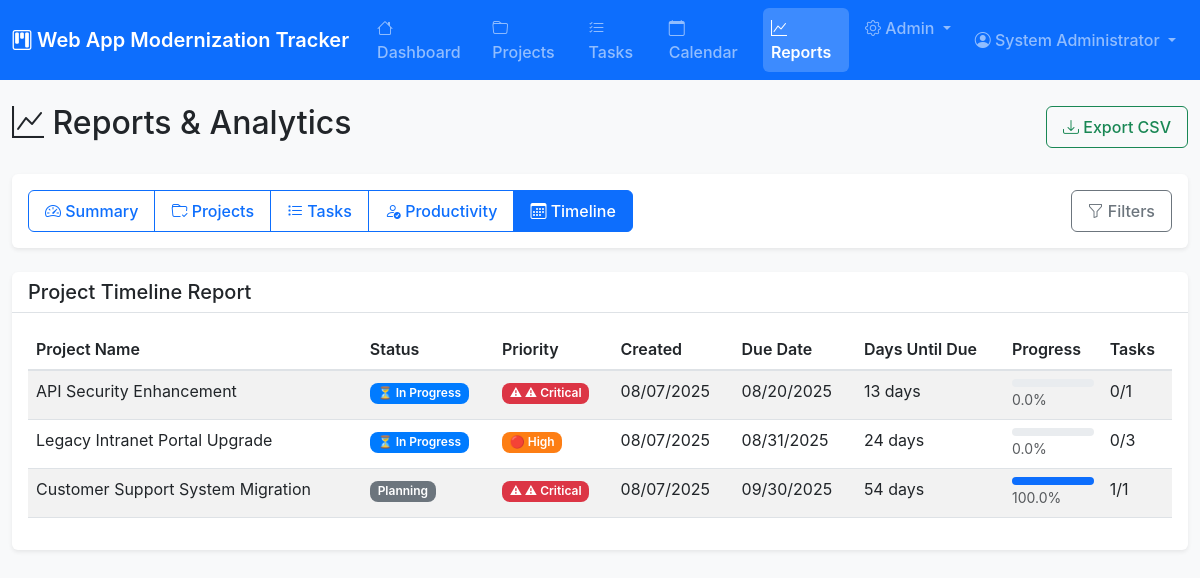
/pages/reports.php?type=timeline (signed in), run on the app's committed database.
### tables this page shows
CREATE TABLE projects (
    id INT AUTO_INCREMENT PRIMARY KEY,
    name VARCHAR(255) NOT NULL,
    description TEXT,
    category VARCHAR(100) DEFAULT 'Web Application',
    priority ENUM('critical', 'high', 'medium', 'low') DEFAULT 'medium',
    status ENUM('planning', 'in_progress', 'testing', 'completed', 'on_hold') DEFAULT 'planning',
    current_version VARCHAR(50),
    target_version VARCHAR(50),
    start_date DATE,
    due_date DATE,
    completion_date DATE NULL,
    estimated_hours DECIMAL(6,2) DEFAULT 0,
    actual_hours DECIMAL(6,2) DEFAULT 0,
    budget DECIMAL(10,2),
    created_by INT NOT NULL,
    assigned_to INT,
    created_at TIMESTAMP DEFAULT CURRENT_TIMESTAMP,
    updated_at TIMESTAMP DEFAULT CURRENT_TIMESTAMP ON UPDATE CURRENT_TIMESTAMP,
    FOREIGN KEY (created_by) REFERENCES users(id) ON DELETE RESTRICT,
    FOREIGN KEY (assigned_to) REFERENCES users(id) ON DELETE SET NULL,
    INDEX idx_status (status),
    INDEX idx_priority (priority),
    INDEX idx_due_date (due_date),
    INDEX idx_category (category)
);

### pages/reports.php (the view, shortened to what the rows shown need)
<?php
require_once dirname(__FILE__) . '/../includes/header.php';
$filters = [];
$reportType = $_GET['type'] ?? 'summary';
$reportData = [];
$summary = [];
switch ($reportType) {
    case 'timeline':
        $reportData = generateTimelineReport($filters);
        break;
}
?>
<div class="row mb-4">
    <div class="col-12">
        <div class="d-flex justify-content-between align-items-center">
            <h2><i class="bi bi-graph-up"></i> Reports & Analytics</h2>
        </div>
    </div>
</div>
<?php if ($reportType === 'summary'): ?>
<div class="row">
    <div class="col-xl-3 col-md-6 mb-4">
        <div class="card dashboard-card">
            <div class="card-body">
                <div class="d-flex justify-content-between">
                    <div>
                        <div class="card-title h6">Total Projects</div>
                        <div class="display-4"><?php echo $summary['projects']['total_projects'] ?? 0; ?></div>
                    </div>
                    <div class="align-self-center">
                        <i class="bi bi-folder fs-1"></i>
                    </div>
                </div>
            </div>
        </div>
    </div>
    <div class="col-xl-3 col-md-6 mb-4">
        <div class="card dashboard-card success">
            <div class="card-body">
                <div class="d-flex justify-content-between">
                    <div>
                        <div class="card-title h6">Completion Rate</div>
                        <div class="display-4"><?php echo $summary['completion_rate'] ?? 0; ?>%</div>
                    </div>
                    <div class="align-self-center">
                        <i class="bi bi-check-circle fs-1"></i>
                    </div>
                </div>
            </div>
        </div>
    </div>
    <div class="col-xl-3 col-md-6 mb-4">
        <div class="card dashboard-card warning">
            <div class="card-body">
                <div class="d-flex justify-content-between">
                    <div>
                        <div class="card-title h6">Total Tasks</div>
                        <div class="display-4"><?php echo $summary['tasks']['total_tasks'] ?? 0; ?></div>
                    </div>
                    <div class="align-self-center">
                        <i class="bi bi-list-task fs-1"></i>
                    </div>
                </div>
            </div>
        </div>
    </div>
    <div class="col-xl-3 col-md-6 mb-4">
        <div class="card dashboard-card info">
            <div class="card-body">
                <div class="d-flex justify-content-between">
                    <div>
                        <div class="card-title h6">Total Hours</div>
                        <div class="display-4"><?php echo number_format($summary['tasks']['total_hours'] ?? 0, 0); ?></div>
                    </div>
                    <div class="align-self-center">
                        <i class="bi bi-clock fs-1"></i>
                    </div>
                </div>
            </div>
        </div>
    </div>
</div>
<div class="row">
    <div class="col-lg-6 mb-4">
        <div class="card">
            <div class="card-header">
                <h5 class="card-title mb-0"><?php echo isFeatureEnabled('budget_tracking') ? 'Budget Summary' : 'Project Summary'; ?></h5>
            </div>
            <div class="card-body">
                <div class="row">
                    <?php if (isFeatureEnabled('budget_tracking')): ?>
                    <div class="col-6">
                        <div class="metric">
                            <h3 class="text-primary">$<?php echo number_format($summary['projects']['total_budget'] ?? 0, 0); ?></h3>
                            <p class="text-muted mb-0">Total Budget</p>
                        </div>
                    </div>
                    <div class="col-6">
                        <div class="metric">
                            <h3 class="text-success">$<?php echo number_format($summary['projects']['avg_budget'] ?? 0, 0); ?></h3>
                            <p class="text-muted mb-0">Average per Project</p>
                        </div>
                    </div>
                    <?php else: ?>
                    <div class="col-6">
                        <div class="metric">
                            <h3 class="text-info"><?php echo $summary['projects']['active_projects'] ?? 0; ?></h3>
                            <p class="text-muted mb-0">Active Projects</p>
                        </div>
                    </div>
                    <div class="col-6">
                        <div class="metric">
                            <h3 class="text-warning"><?php echo number_format($summary['tasks']['avg_hours_per_task'] ?? 0, 1); ?></h3>
                            <p class="text-muted mb-0">Avg Hours per Task</p>
                        </div>
                    </div>
                    <?php endif; ?>
                </div>
            </div>
        </div>
    </div>
    <div class="col-lg-6 mb-4">
        <div class="card">
            <div class="card-header">
                <h5 class="card-title mb-0">Task Efficiency</h5>
            </div>
            <div class="card-body">
                <div class="row">
                    <div class="col-6">
                        <div class="metric">
                            <h3 class="text-info"><?php echo number_format($summary['tasks']['avg_hours_per_task'] ?? 0, 1); ?></h3>
                            <p class="text-muted mb-0">Hours per Task</p>
                        </div>
                    </div>
                    <div class="col-6">
                        <div class="metric">
                            <h3 class="text-warning"><?php echo $summary['tasks']['completed_tasks'] ?? 0; ?></h3>
                            <p class="text-muted mb-0">Completed Tasks</p>
                        </div>
                    </div>
                </div>
            </div>
        </div>
    </div>
</div>
<?php elseif ($reportType === 'timeline'): ?>
<div class="row">
    <div class="col-12">
        <div class="card">
            <div class="card-body">
                <?php if (empty($reportData)): ?>
                <div class="text-center py-4">
                    <i class="bi bi-calendar-x fs-1 text-muted"></i>
                    <p class="text-muted mt-2">No timeline data found for the selected filters.</p>
                </div>
                <?php else: ?>
                <div class="table-responsive">
                    <table class="table table-striped">
                        <thead>
                            <tr>
                                <th>Project Name</th>
                                <th>Status</th>
                                <th>Priority</th>
                                <th>Created</th>
                                <th>Due Date</th>
                                <th>Days Until Due</th>
                                <th>Progress</th>
                                <th>Tasks</th>
                            </tr>
                        </thead>
                        <tbody>
                            <?php foreach ($reportData as $row): ?>
                            <tr>
                                <td><?php echo htmlspecialchars($row['name']); ?></td>
                                <td><?php echo getStatusBadge($row['status'], 'project'); ?></td>
                                <td><?php echo getPriorityBadge($row['priority']); ?></td>
                                <td><?php echo formatDate($row['created_at']); ?></td>
                                <td>
                                    <?php if ($row['due_date']): ?>
                                        <?php echo formatDate($row['due_date']); ?>
                                    <?php else: ?>
                                        <span class="text-muted">Not set</span>
                                    <?php endif; ?>
                                </td>
                                <td>
                                    <?php if ($row['days_until_due'] !== null): ?>
                                        <?php if ($row['days_until_due'] < 0): ?>
                                            <span class="text-danger"><?php echo abs($row['days_until_due']); ?> days overdue</span>
                                        <?php elseif ($row['days_until_due'] == 0): ?>
                                            <span class="text-warning">Due today</span>
                                        <?php else: ?>
                                            <?php echo $row['days_until_due']; ?> days
                                        <?php endif; ?>
                                    <?php else: ?>
                                        <span class="text-muted">-</span>
                                    <?php endif; ?>
                                </td>
                                <td>
                                    <div class="progress" style="height: 8px;">
                                        <div class="progress-bar" role="progressbar"
                                             style="width: <?php echo $row['progress_percentage']; ?>%"
                                             aria-valuenow="<?php echo $row['progress_percentage']; ?>"
                                             aria-valuemin="0" aria-valuemax="100"></div>
                                    </div>
                                    <small class="text-muted"><?php echo $row['progress_percentage']; ?>%</small>
                                </td>
                                <td><?php echo $row['completed_tasks'] . '/' . $row['total_tasks']; ?></td>
                            </tr>
                            <?php endforeach; ?>
                        </tbody>
                    </table>
                </div>
                <?php endif; ?>
            </div>
        </div>
    </div>
</div>
<?php endif; ?>
<?php require_once dirname(__FILE__) . '/../includes/footer.php'; ?>

### config/config.php (shortened to what the rows shown need)
<?php
function formatDate($date, $format = DISPLAY_DATE_FORMAT) {
    try {
        $dateObj = new DateTime($date);
        return $dateObj->format($format);
    } catch (Exception $e) {
        return $date;
    }
}
function getStatusBadge($status, $type = 'project') {
    $statusLabels = ($type === 'task') ? TASK_STATUS : PROJECT_STATUS;
    $label = isset($statusLabels[$status]) ? $statusLabels[$status] : ucfirst($status);
    $color = isset(STATUS_COLORS[$status]) ? STATUS_COLORS[$status] : '#6c757d';
    $icon = '';
    switch($status) {
        case 'in_progress': $icon = '⏳ '; break;
    }
    return '<span class="badge badge-' . $status . '" style="background-color: ' . $color . '" aria-label="Status: ' . $label . '">' . $icon . $label . '</span>';
}
function getPriorityBadge($priority) {
    $label = isset(PRIORITY_LEVELS[$priority]) ? PRIORITY_LEVELS[$priority] : ucfirst($priority);
    $color = isset(PRIORITY_COLORS[$priority]) ? PRIORITY_COLORS[$priority] : '#6c757d';
    $icon = '';
    switch($priority) {
        case 'critical': $icon = '⚠ '; break;
        case 'high': $icon = '🔴 '; break;
    }
    return '<span class="badge badge-' . $priority . '" style="background-color: ' . $color . '" aria-label="Priority: ' . $label . '">' . $icon . $label . '</span>';
}
require_once CONFIG_PATH . '/database.php';
?>

### data on the page
projects: name "API Security Enhancement", status "⏳", status "In Progress", priority "⚠", priority "Critical", created_at "08/07/2025", due_date "08/20/2025", days_until_due "13", progress_percentage "0.0", completed_tasks "0", total_tasks "1"
projects: name "Legacy Intranet Portal Upgrade", status "⏳", status "In Progress", priority "🔴", priority "High", created_at "08/07/2025", due_date "08/31/2025", days_until_due "24", progress_percentage "0.0", completed_tasks "0", total_tasks "3"
projects: name "Customer Support System Migration", status "Planning", priority "⚠", priority "Critical", created_at "08/07/2025", due_date "09/30/2025", days_until_due "54", progress_percentage "100.0", completed_tasks "1", total_tasks "1"

### other printed values
APP_NAME "Web App Modernization Tracker"
$currentUser['first_name'] . ' ' . $currentUser['last_name'] "System Administrator"
